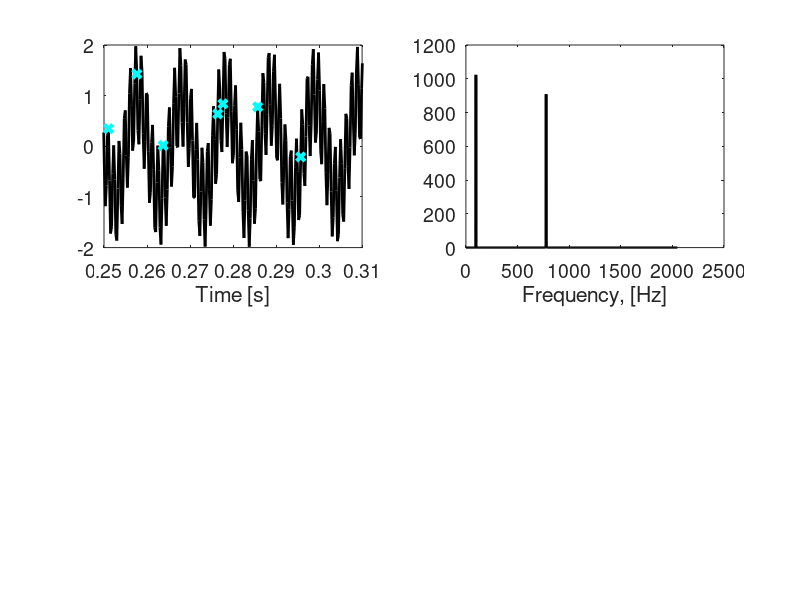

Reproduce this figure in MATLAB. (Note: this script raises an error after producing the figure.)
% example of Beating Nyquist with compressed sensing
% https://www.youtube.com/watch?v=A8W1I3mtjp8&list=PLMrJAkhIeNNRHP5UA-gIimsXLQyHXxRty&index=7
% http://cvxr.com/cvx/

clear all; close all;
M=8;
RMSE=zeros(M,1);
RRMSE=zeros(M,1);
RMSE_half=zeros(M,1);
No_of_measurements=zeros(M,1);
for k=1:M
    %% Generate signal, PSD of signal
    n = 4096;
t = linspace(0, 1, n);
x = (cos(2 * 97 * pi * t) + cos(2 * 777 * pi * t));%+0.2*rand(n,1)')-0.1;
xt = fft(x); % Fourier trasnformed signal
xd = dct(x); % Discrete cosine transformed signal
PSD = xt.*conj(xt)/n; % Power spectral density

%% Randomly sample signal
p= k*n/32; % num. random samples, p=n/32 CR=128/(2*777)*100 ~8.2% ?
No_of_measurements(k)=p;
perm = round(rand(p,1)*n);
perm(perm==0)=1;
y = x(perm); % compressed measurement
%Theta = randn(p, n); 

%y = x(n/p:n/p:end); % measurement on uniform mesh is bad!
%% Plot 1
time_window = [1024 1280]/4096;
figure
subplot(2,2,2)
freq = n/(n)*[0:n];
L = 1:floor(n/2);
plot(freq(L),PSD(L),'k','LineWidth',2);
%stem(freq(L),PSD(L),'k','LineWidth',2);
xlabel('Frequency, [Hz]');set(gca,'Fontsize',14);
subplot(2,2,1)
plot(t,x,'k','LineWidth',2);
hold on;
plot(t(perm),y,'cx','Linewidth',3);
%plot(t(n/p:n/p:end),y,'cx','Linewidth',3);
xlabel('Time [s]'); set(gca, 'Fontsize',14);
xlim([0.25 0.31]);
%% Solve compressed sensing problem
Psi = dct(eye(n,n)); % build Psi
Theta = Psi(perm, :); % random rows of Psi
% L1 minimum norm solution s_L1
% 
cvx_begin;
    variable s_L1(n)
    minimize( norm(s_L1,1) );
    subject to
    Theta*s_L1 == y';
cvx_end;

s_L2 = pinv(Theta)*y'; % L2 minimum norm solution s_L2
xrecon = idct(s_L1); % reconstruct full signal

%% Plot 2
subplot(2,2,3)
plot(t,xrecon, 'c', 'LineWidth',2);
ylim([-2,2]);
xlabel('Time [s]'); set(gca, 'Fontsize',14);
xlim([0.25 0.31]);
subplot(2,2,4)
xtrecon = fft(xrecon,n); % computes the fast discrete Fourier transform
PSDrecon = xtrecon.*conj(xtrecon)/n; % Power spectrum of reconstructed signal
plot(freq(L),PSDrecon(L),'c', 'LineWidth',2);
xlabel('Frequency [Hz]'); set(gca,'Fontsize',14);

%%
RMSE(k) = sqrt(mean((x' - xrecon).^2))  % Root Mean Squared Error
RMSE_half(k) = sqrt(mean((x(1:n/2)' - xrecon(1:n/2)).^2))  % Root Mean Squared Error

RRMSE(k)=RMSE(k)/sqrt(mean((x').^2)) % Relative Root Mean Squared Error
end

figure;
subplot(3,1,1);
plot(No_of_measurements,RMSE,'o-');
ylabel('RMSE');
xlabel('No of measurements');
subplot(3,1,2);
plot(No_of_measurements,RMSE_half,'o-');
xlabel('No of measurements');
title('RMSE half of the signal');
subplot(3,1,3);
plot(No_of_measurements,RRMSE,'o-');

xlabel('No of measurements');
ylabel('RRMSE');

figure;
plot(t,xrecon);hold on; plot(t,x,'r');